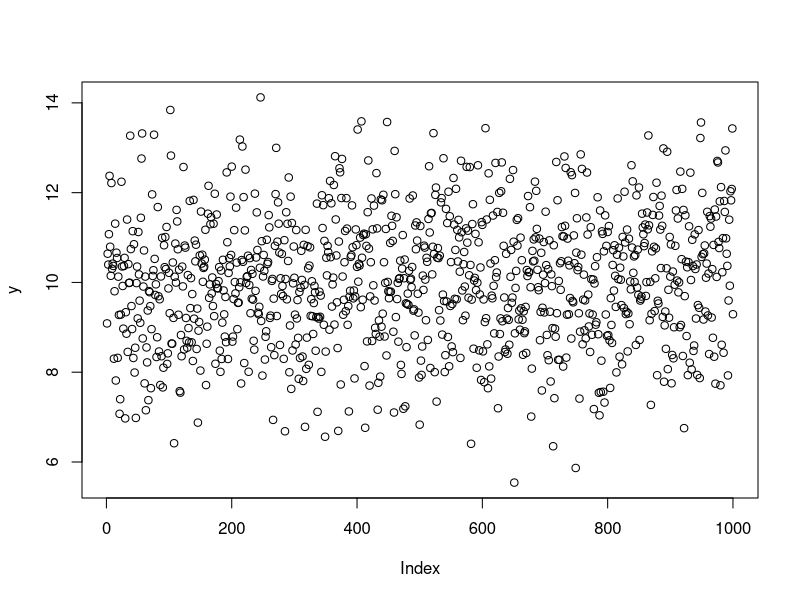
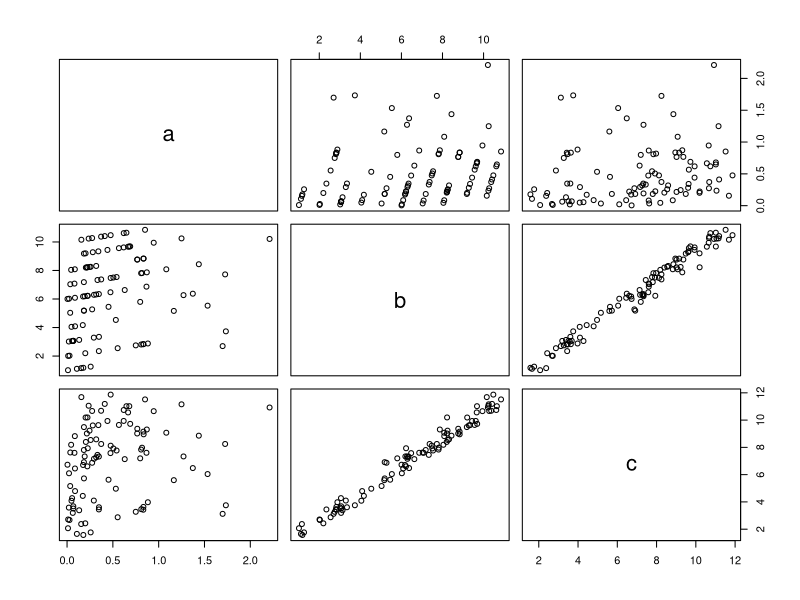

Here is the R script that generated these plots, in order: (Note: this script raises an error after producing the figures.)
#Practice 1 
((2022-2019)/(2022-1998))*100

#Practice 2
diff_study <- 2022-2019
diff_born <- 2022-1998
diff_study/diff_born*100

#Practice 3
#sum(4,5,8,11)
x<-c(4,5,8,11)
sum(x)
x

#Practice 4
y<-rnorm(1000,10,1.4)

#Practice 5
plot(y)
library(ggplot2)
#ggplot(data = y, mapping = aes())

#Practice 6
?sqrt

#Practice 7
#See firstscript.R

#Practice 8
p <- c(31:60)
#p<-seq(31,60,by=2)
q <- matrix(p, nrow = 6, ncol = 5, byrow = TRUE)
q

#Practice 9
v1<-rexp(100,2)
v2<-sample(1:10,100,replace = TRUE)
v3<-rgamma(100,2,3)

t<-data.frame(a=v1, b=v1+v2, c=v1+v2+v3)
plot(t)
sd(t)
View(t)

#Practice 10
plot(t$a, type="l", ylim=range(t),lwd=3, col=rgb(1,0,0,0.3))
lines(t$b, type="s", lwd=2,col=rgb(0.3,0.4,0.3,0.9))
points(t$c, pch=20, cex=4,col=rgb(0,0,1,0.3))
# rgb = red/green/blue (colors)
# lwd = line width
# pch = Plotting symbols
# cex = number indicating the amount

#Practice 11
v_1<-c(1,2,3)
v_2<-c(2,4,8)
plot(v_1,v_2,xlab="Christmas 2022", ylab="Number of presents")

x<-c(today<-Sys.Date(),christmas<-as.Date("2022-12-25"),
     MyBirthday<-as.Date("1998-04-08"))
y<-sample(10:20,3)
plot(x,y,type="l")
